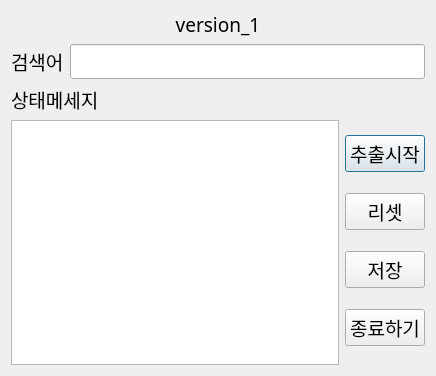
<?xml version="1.0" encoding="UTF-8"?>
<ui version="4.0">
 <class>Dialog</class>
 <widget class="QDialog" name="Dialog">
  <property name="geometry">
   <rect>
    <x>0</x>
    <y>0</y>
    <width>436</width>
    <height>376</height>
   </rect>
  </property>
  <property name="windowTitle">
   <string>Dialog</string>
  </property>
  <layout class="QGridLayout" name="gridLayout">
   <item row="0" column="0">
    <layout class="QVBoxLayout" name="verticalLayout_2">
     <item>
      <widget class="QLabel" name="label_2">
       <property name="font">
        <font>
         <family>휴먼옛체</family>
         <pointsize>14</pointsize>
        </font>
       </property>
       <property name="text">
        <string>&lt;html&gt;&lt;head/&gt;&lt;body&gt;&lt;p&gt;version_1&lt;/p&gt;&lt;/body&gt;&lt;/html&gt;</string>
       </property>
       <property name="alignment">
        <set>Qt::AlignCenter</set>
       </property>
      </widget>
     </item>
     <item>
      <layout class="QHBoxLayout" name="horizontalLayout">
       <item>
        <widget class="QLabel" name="label">
         <property name="font">
          <font>
           <family>휴먼옛체</family>
           <pointsize>14</pointsize>
          </font>
         </property>
         <property name="text">
          <string>검색어</string>
         </property>
        </widget>
       </item>
       <item>
        <widget class="QLineEdit" name="lineEdit">
         <property name="font">
          <font>
           <family>휴먼옛체</family>
           <pointsize>14</pointsize>
          </font>
         </property>
        </widget>
       </item>
      </layout>
     </item>
     <item>
      <widget class="QLabel" name="label_3">
       <property name="font">
        <font>
         <family>휴먼옛체</family>
         <pointsize>14</pointsize>
        </font>
       </property>
       <property name="text">
        <string>상태메세지</string>
       </property>
      </widget>
     </item>
     <item>
      <layout class="QHBoxLayout" name="horizontalLayout_2">
       <item>
        <widget class="QTextBrowser" name="textBrowser">
         <property name="font">
          <font>
           <family>휴먼옛체</family>
           <pointsize>14</pointsize>
          </font>
         </property>
        </widget>
       </item>
       <item>
        <layout class="QVBoxLayout" name="verticalLayout">
         <item>
          <widget class="QPushButton" name="pushButton">
           <property name="font">
            <font>
             <family>휴먼옛체</family>
             <pointsize>14</pointsize>
            </font>
           </property>
           <property name="text">
            <string>추출시작</string>
           </property>
          </widget>
         </item>
         <item>
          <widget class="QPushButton" name="pushButton_2">
           <property name="font">
            <font>
             <family>휴먼옛체</family>
             <pointsize>14</pointsize>
            </font>
           </property>
           <property name="text">
            <string>리셋</string>
           </property>
          </widget>
         </item>
         <item>
          <widget class="QPushButton" name="pushButton_3">
           <property name="font">
            <font>
             <family>휴먼옛체</family>
             <pointsize>14</pointsize>
            </font>
           </property>
           <property name="text">
            <string>저장</string>
           </property>
          </widget>
         </item>
         <item>
          <widget class="QPushButton" name="close_btn">
           <property name="font">
            <font>
             <family>휴먼옛체</family>
             <pointsize>14</pointsize>
            </font>
           </property>
           <property name="text">
            <string>종료하기</string>
           </property>
          </widget>
         </item>
        </layout>
       </item>
      </layout>
     </item>
    </layout>
   </item>
  </layout>
 </widget>
 <resources/>
 <connections/>
</ui>
